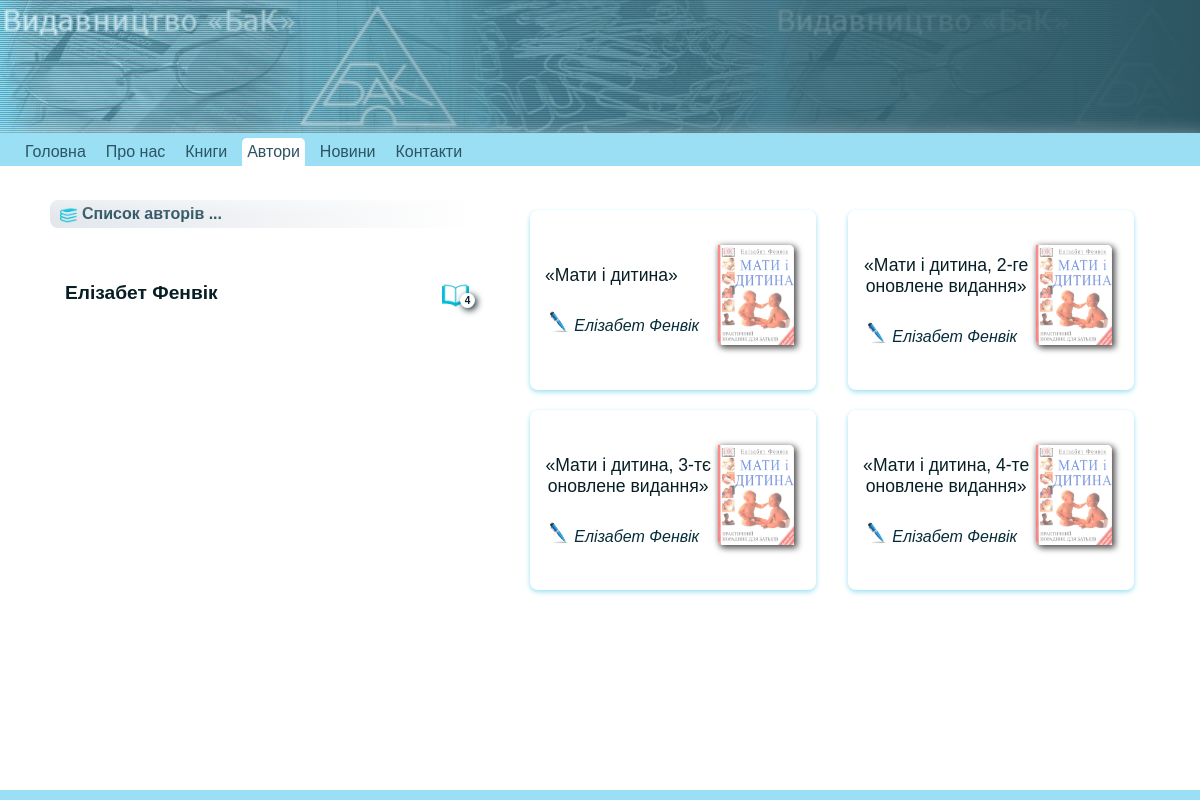
/authors/index.php?author=37, run on the app's committed database.
### tables this page shows
CREATE TABLE `books` (
  `book_id` int(11) unsigned NOT NULL AUTO_INCREMENT,
  `book` varchar(100) DEFAULT '',
  `describe` mediumtext,
  `folder` int(11) DEFAULT '0',
  `created` date DEFAULT '0000-00-00',
  `modified` date DEFAULT '0000-00-00',
  `hits` int(11) unsigned DEFAULT '0',
  `picture` varchar(50) DEFAULT NULL,
  `price` int(4) DEFAULT NULL,
  `available` set('0','1','') DEFAULT '',
  `deleted` tinyint(1) unsigned DEFAULT '0',
  PRIMARY KEY (`book_id`)
);

### authors/index.php (called while the page is built, shortened)
<?
require_once "../template/template.php";
?>

### template/authors_view.php (the view, shortened to what this page needs)
<!DOCTYPE html>
<?
    $current_author = $_GET['author'];
    $where = $current_author ? "where author_id={$current_author}":'';
    $selectauthors = "select *, count(*) as cnt from
    (select distinct bookauthor.book, bookauthor.author, authors.author_id, authors.author as authorname, `authors`.describe, `authors`.photo from bookauthor left join authors on bookauthor.author=author_id)
    as s1
    {$where}
    group by author
    order by cnt desc";
    $query = mysql_query($selectauthors);
    $authors = array();
    while ($cRecord = mysql_fetch_assoc($query)) {
        if ($cRecord['author_id'] == $current_author) array_unshift($authors, $cRecord); else {
            $authors[] = $cRecord;
        }
    }
    $query = mysql_query("SELECT DISTINCT
    bookauthor.book,
    books.book,
    books.book_id,
    bookauthor.author AS authorID,
    books.`describe`,
    books.price,
    books.available,
    books.picture,
    folders.folder,
    folders.folder_id
    FROM bookauthor
        LEFT JOIN books ON bookauthor.book = books.book_id
            LEFT JOIN folders ON folders.folder_id = books.folder
    ");
    $books = array();
    while ($cRecord = mysql_fetch_assoc($query)) {
        $books[] = $cRecord;
    }
    $query = mysql_query("SELECT bookauthor.bookauthor_id, bookauthor.book,  authors.author FROM bookauthor LEFT JOIN authors on bookauthor.author = authors.author_id order by bookauthor.book");
    $bookauthors = array();
    while ($cRecord = mysql_fetch_assoc($query)) {
        $bookauthors[] = $cRecord;
    }
    for ($n=0; $n < count($books); $n++) {
        foreach($bookauthors as $key=>$value) {
            if ($books[$n]['book_id'] == $value['book']) $books[$n]['assemble'] .= $value['author'].', ';
        }
        $books[$n]['assemble'] = substr($books[$n]['assemble'], 0, strlen($books[$n]['assemble']) - 2);
    }
    echo "<div id='authors-books'>";
    echo "<ul id='author-list'>";
    if ($current_author) echo "<a id='folder-list' class='visible' href='.'><img src='../assets/img/books2.png'>Список авторів ...</a>";
    foreach($authors as $key=>$value) {
        $photo = "<span class='author-photo'></span>";
        $active_item = '';
        if ($value['author_id']==$current_author) $active_item = 'active-item';
        $btns = '';
        echo
        "<li class='author'>".
        "{$btns}".
            "<a href='?author={$value['author_id']}' id='books-by-author' class='{$active_item}{$active_class}'>".
                "<span class='author-name '>{$describe}{$value['authorname']}</span>".
                "{$photo}".
            "<span class='books-by-author'>".
                "<img class='books click' src='../assets/img/openbook.png' class='click' >".
                "<span class='bage click'>{$value['cnt']}</span>".
            "</span>".
            "</a>".
            "</li>";
    }
    echo "</ul>";
    echo "<div class='book-right'>";
    if (isset($books)) {
        $photo_folder = BOOK_PHOTO_FOLDER;
        foreach($books as $key=>$value){
        if ($value['authorID'] == $current_author)
    {
                $root = ROOTFOLDER;
                $price = $value['price'] ? "Ціна: {$value['price']} грн" : '';
                $available = $value['available'] ? "Наявність: Так" : 'Наявність: Ні';
                $writer = $value['assemble'] ? "<img class='writer' src='../assets/img/pen.png'> {$value['assemble']}" : '';
                $book_picture = $value['picture'] != '' ? "<img src='{$photo_folder}{$value['picture']}'>" : '';
                echo "<div class='book-item' data-book='{$value['book_id']}'>
                <div>
                <span class='book-name'>&laquo;{$value['book']}&raquo; </span>
                <span class='book-author'> {$writer} </span>
                <span class='book-folder'>
                    <a href='{$root}/books/?folder={$value['folder_id']}&book={$value['book_id']}' title='Перейти до розділу {$value['folder']}'>
                        <img class='writer' src='../assets/img/books2.png'>{$value['folder']}
                    </a>
                </span>
                <span class='book-describe'>{$value['describe']}</span>
                </div>
                <span class='img'> {$book_picture} </span>
                <span class='book-describe'>{$price} </span>
                <span class='book-describe'>{$available}</span>
                </div>";
            }
            }
        }
    echo "</div>";
    echo "</div>";
?>

### data on the page
books: book "Мати і дитина", assemble "Елізабет Фенвік", picture (picture)
books: book "Мати і дитина, 2-ге оновлене видання", assemble "Елізабет Фенвік", picture (picture)
books: book "Мати і дитина, 3-тє оновлене видання", assemble "Елізабет Фенвік", picture (picture)
books: book "Мати і дитина, 4-те оновлене видання", assemble "Елізабет Фенвік", picture (picture)

### other printed values
$value['name'] "Головна"
$value['name'] "Про нас"
$value['name'] "Книги"
$value['name'] "Автори"
$value['name'] "Новини"
$value['name'] "Контакти"
$value['authorname'] "Елізабет Фенвік"
$value['cnt'] "4"
